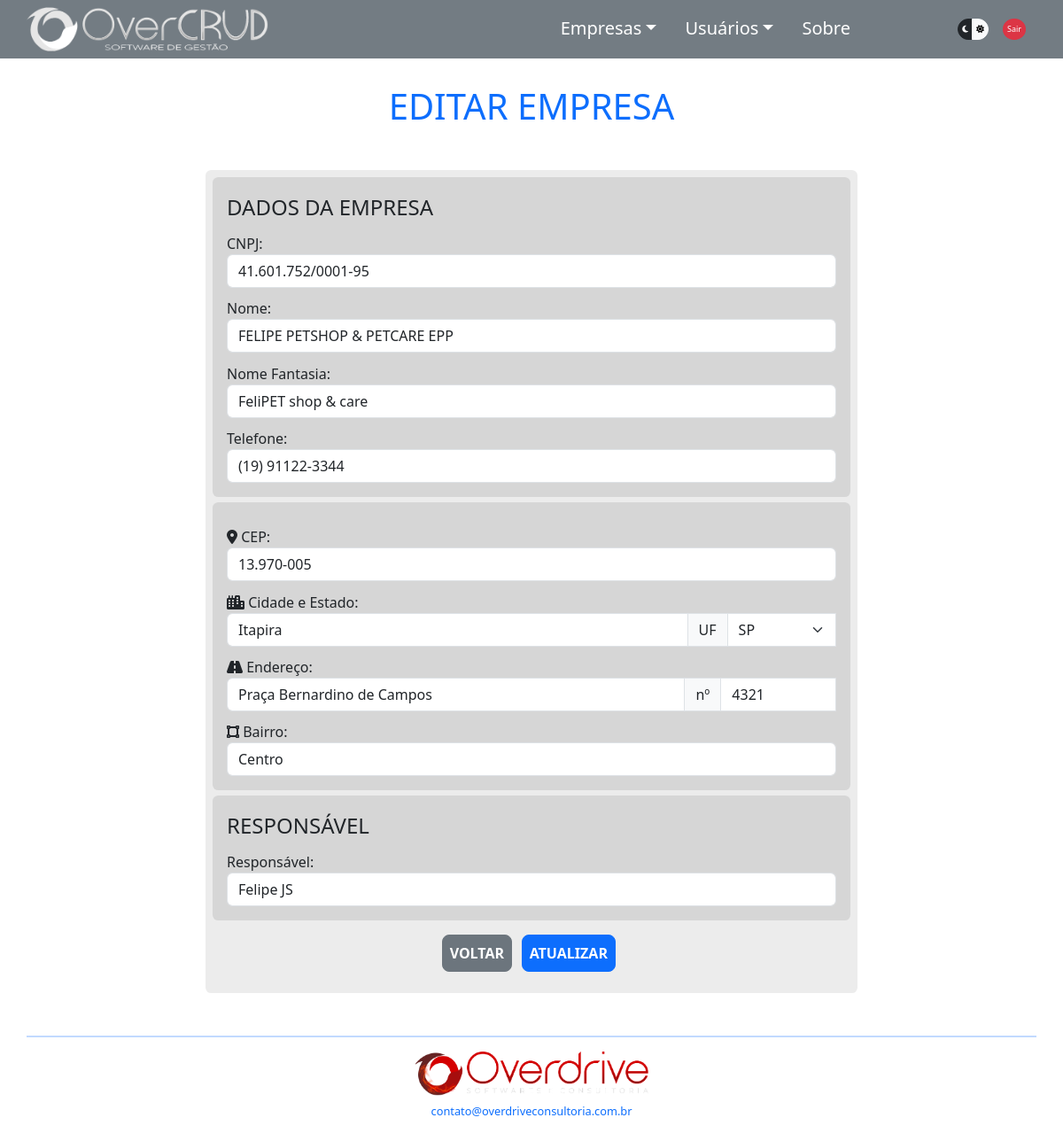
Before: /empeditar.php?idempresa=98 (signed in) with the older database file.
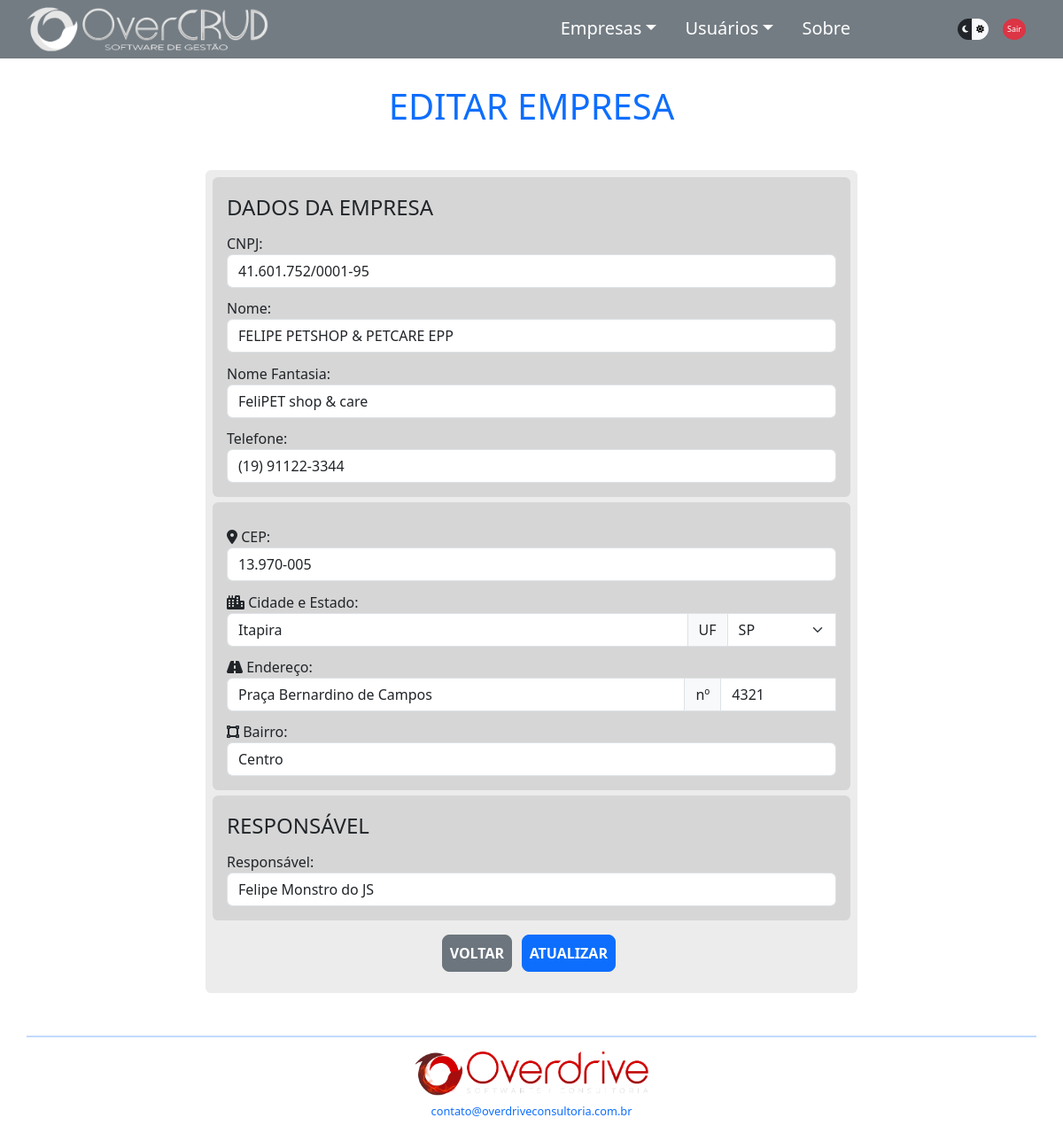
After: the same page with the newer database file.
### tables this page shows
CREATE TABLE `empresas` (
  `idempresa` int(11) NOT NULL AUTO_INCREMENT,
  `nome` varchar(64) DEFAULT NULL,
  `telefone` varchar(15) DEFAULT NULL,
  `cnpj` varchar(18) DEFAULT NULL,
  `fantasia` varchar(64) DEFAULT NULL,
  `responsavel` varchar(64) DEFAULT NULL,
  `idenderecoemp` int(11) DEFAULT NULL,
  PRIMARY KEY (`idempresa`),
  KEY `empresas_ibfk_1` (`idenderecoemp`),
  CONSTRAINT `empresas_ibfk_1` FOREIGN KEY (`idenderecoemp`) REFERENCES `enderecos` (`idendereco`)
);

### components/ConexaoBD.php (called while the page is built, shortened)
<?php
class ConexaoBD
{
    public static function conectarBD()
    {
        $db_name = 'overcrud';
        $db_host = 'localhost';
        $db_user = 'root';
        $db_port = '3306';
        $db_password = '';
        $pdo = new PDO("mysql:dbname=$db_name;host=$db_host:$db_port", $db_user, $db_password);
        return $pdo;
    }
};

### components/EmpresaDAO.php (called while the page is built, shortened)
<?php
require_once 'Empresa.php';
class EmpresaDAO
{
    private Empresa $empresa;
    public function __construct($empresaCon)
    {
        $this->empresa = $empresaCon;
    }
    public function getEmpresa()
    {
        return $this->empresa;
    }
    public function consultaDeIdEmp()
    {
        $sqlConsultaIdEmp = ConexaoBD::conectarBD()->query("SELECT * FROM empresas WHERE idempresa='{$this->getEmpresa()->getIdempresa()}'");
        return $sqlConsultaIdEmp;
    }
    public function EmpPorId()
    {
        $sqlConsultaIdEmp = ConexaoBD::conectarBD()->query("SELECT * FROM empresas WHERE idempresa='{$this->getEmpresa()->getIdempresa()}'");
        $empresa = $sqlConsultaIdEmp->fetch(PDO::FETCH_ASSOC);
        return $empresa;
    }
}

### components/Empresa.php (called while the page is built, shortened)
<?php
class Empresa
{
    private int $idempresa;
    public function getIdempresa()
    {
        return $this->idempresa;
    }
    public function setIdempresa($idempresaSet)
    {
        $this->idempresa = $idempresaSet;
    }
};

### empeditar.php (the view, shortened to what the changed rows need)
<?php
require_once "./resources/pathing.php";
$voltar = ".";
require_once "$rootOvercrud/components/ConexaoBD.php";
require_once "$rootOvercrud/resources/listas.php";
$idempresa = $_GET['idempresa'];
if (!isset($idempresa)) {
    logoutPagina($voltar);
} else {
    $novaEmpresa = new Empresa();
    $novaEmpresa->setIdempresa($idempresa);
    $novaEmpresaDAO = new EmpresaDAO($novaEmpresa);
};
?>
<!DOCTYPE html>
<html lang="pt-br" data-bs-theme="dark">
<?php
require_once "$rootOvercrud/partials/head.php";
?>
<body>
    <div class="container">
        <div class="row d-flex justify-content-center mt-5" id="appBody">
            <h1 class="text-center text-primary display-6 my-5">EDITAR EMPRESA</h1>
                <?php
                if ($novaEmpresa->getIdempresa()) {
                    if (($novaEmpresaDAO->consultaDeIdEmp())->rowCount() > 0) {
                        $empresa = $novaEmpresaDAO->EmpPorId();
                    } else {
                        mensagemRetorno("Esta empresa não existe no Banco de Dados!", "danger");
                        BotaoVoltar('emplista.php', "secondary");
                    };
                } else {
                    mensagemRetorno("Empresa não encontrada (atributo inexistente)!", "danger");
                    BotaoVoltar('emplista.php', "secondary");
                };
                ?>
            <div
                class="col-10 col-md-8 <?php if (($novaEmpresaDAO->consultaDeIdEmp())->rowCount() == 0) echo 'd-none'; ?>">
                <form class="needs-validation" action="./src/empeditar_action.php" method="POST" novalidate>
                    <fieldset>
                        <div class="form-group">
                            <label for="cnpj" class="form-label">CNPJ:</label>
                            <input type="text" class="form-control" name="cnpj" id="cnpj" minlength="18" maxlength="18"
                                data-mask="00.000.000/0000-00" value="<?= $empresa['cnpj'] ?>"
                                oninput="validaCNPJ(), atualizaCNPJ()" required>
                        </div>
                        <div class="form-group">
                            <label for="nome" class="form-label">Nome:</label>
                            <input type="text" class="form-control" name="nome" id="nome" minlength="1" maxlength="64"
                                value="<?= $empresa['nome'] ?>" oninput="validaNome()" required>
                        </div>
                        <div class="form-group">
                            <label for="fantasia" class="form-label">Nome Fantasia:</label>
                            <input type="text" class="form-control" name="fantasia" id="fantasia" minlength="1"
                                maxlength="64" value="<?= $empresa['fantasia'] ?>" oninput="validaFantasia()" required>
                        </div>
                        <div class="form-group">
                            <label for="telefone" class="form-label">Telefone:</label>
                            <input type="tel" class="form-control" name="telefone" id="telefone" minlength="14"
                                maxlength="15" oninput="handlePhone(event)" value="<?= $empresa['telefone'] ?>">
                        </div>
                    </fieldset>
                    <fieldset>
                        <div class="form-group">
                            <label for="responsavel" class="form-label">Responsável:</label>
                            <input type="text" class="form-control" name="responsavel" id="responsavel" minlength="1"
                                maxlength="64" value="<?= $empresa['responsavel'] ?>" oninput="validaResponsavel()"
                                required>
                        </div>
                    </fieldset>
                </form>
            </div>
        </div>
</body>
</html>

Changed rows visible on the page:
changed empresas "FELIPE PETSHOP & PETCARE EPP": responsavel "Felipe JS" → "Felipe Monstro do JS"
